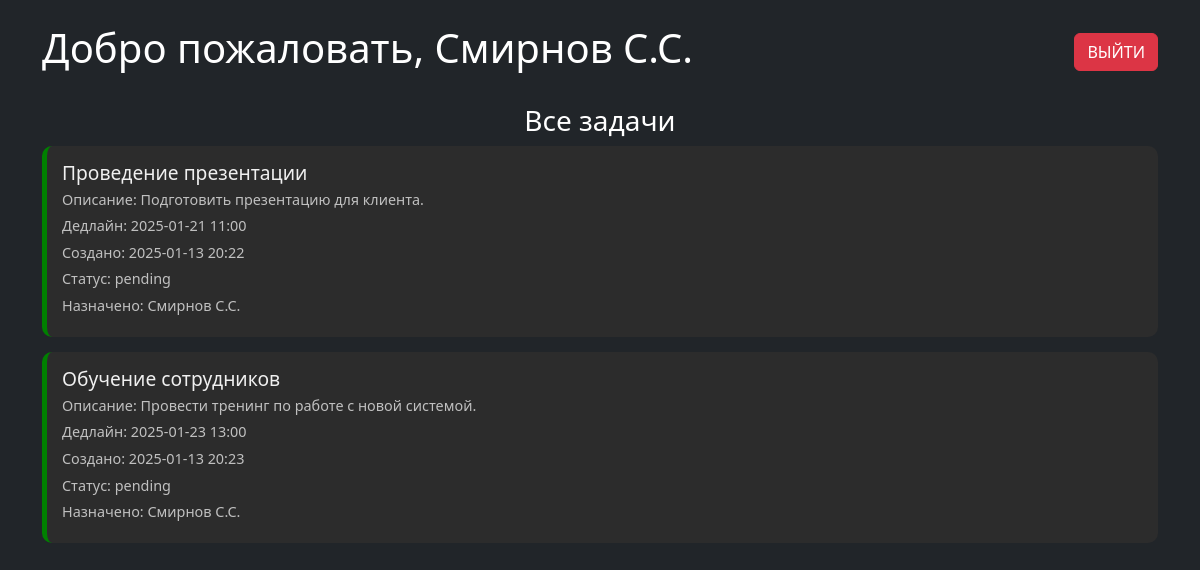
The app's page / (signed in) with its own data.
### main.py (models this page shows)
class User(db.Model):
    id = db.Column(db.Integer, primary_key=True)
    username = db.Column(db.String(50), nullable=False, unique=True)
    password = db.Column(db.String(50), nullable=False)
    role = db.Column(db.String(10), nullable=False)  # "employee" or "manager"

class Task(db.Model):
    id = db.Column(db.Integer, primary_key=True)
    title = db.Column(db.String(100), nullable=False)
    description = db.Column(db.Text, nullable=True)
    deadline = db.Column(db.DateTime, nullable=False)
    assigned_to = db.Column(db.Integer, db.ForeignKey('user.id'), nullable=True)
    status = db.Column(db.String(20), default="pending")
    created_at = db.Column(db.DateTime, default=datetime.utcnow)

### main.py (the view)
@app.route('/')
def index():
    if 'user_id' not in session:
        return redirect(url_for('login'))
    user = User.query.get(session['user_id'])
    if not user:
        return "User not found. Please log in again.", 404
    tasks = Task.query.all() if user.role == "manager" else Task.query.filter(
        (Task.assigned_to == user.id) | (Task.assigned_to == None)).all()
    now = datetime.now()
    assigned_users = {u.id: u.username for u in User.query.all()}
    return render_template('index.html', user=user, tasks=tasks, now=now, assigned_users=assigned_users)

### templates/index.html (shortened to what this page needs)
<!DOCTYPE html>
<html lang="en">
<head>
    <link rel="stylesheet" href="/static/styles.css">
    <link href="https://cdn.jsdelivr.net/npm/bootstrap@5.3.0-alpha3/dist/css/bootstrap.min.css" rel="stylesheet">
</head>
<body class="bg-dark text-white">
    <div class="container mt-4">
        <div class="d-flex justify-content-between align-items-center">
            <h1>Добро пожаловать, {{ user.username }}</h1>
            <a href="/logout" class="btn btn-danger">Выйти</a>
        </div>
        <div class="mt-4">
            <h3>Все задачи</h3>
            {% if tasks %}
                {% for task in tasks %}
                <div class="task-card {% if task.assigned_to %}assigned{% else %}unassigned{% endif %}">
                    <h5>{{ task.title }}</h5>
                    <p>Описание: {{ task.description }}</p>
                    <p>Дедлайн: {{ task.deadline.strftime('%Y-%m-%d %H:%M') }}</p>
                    <p>Создано: {{ task.created_at.strftime('%Y-%m-%d %H:%M') }}</p>
                    <p>Статус: {{ task.status }}</p>
                    <p>Назначено:
                        {% if task.assigned_to %}
                            {{ assigned_users[task.assigned_to] }}
                        {% else %}
                            <em>Задача не назначена</em>
                        {% endif %}
                    </p>
                </div>
                {% endfor %}
            {% else %}
                <p>На данный момент задач нет.</p>
            {% endif %}
        </div>
    </div>
</body>
</html>

### static/styles.css (style rules this page uses)
body { background-color: #121212; color: white; font-family: Arial, sans-serif; margin: 0; padding: 0; }
h1, h3 { color: #f0f0f0; text-align: center; }
a { color: #007bff; text-decoration: none; }
.task-card { background-color: #2c2c2c; padding: 15px; border-radius: 10px; margin-bottom: 15px; transition: box-shadow 0.3s ease; }
.task-card h5 { color: #f0f0f0; margin: 0; font-size: 1.2rem; }
.task-card p { margin: 5px 0; color: #c0c0c0; font-size: 0.9rem; }
.task-card.assigned { border-left: 5px solid green; }
.btn { padding: 10px 20px; border-radius: 5px; font-size: 1rem; text-transform: uppercase; font-weight: bold; }
.btn-danger { background-color: #dc3545; border: none; }

### records on screen
User: username "Смирнов С.С."
Task: title "Проведение презентации", description "Подготовить презентацию для клиента.", deadline "2025-01-21 11:00", created_at "2025-01-13 20:22", status "pending", assigned_to.username "Смирнов С.С."
Task: title "Обучение сотрудников", description "Провести тренинг по работе с новой системой.", deadline "2025-01-23 13:00", created_at "2025-01-13 20:23", status "pending", assigned_to.username "Смирнов С.С."
